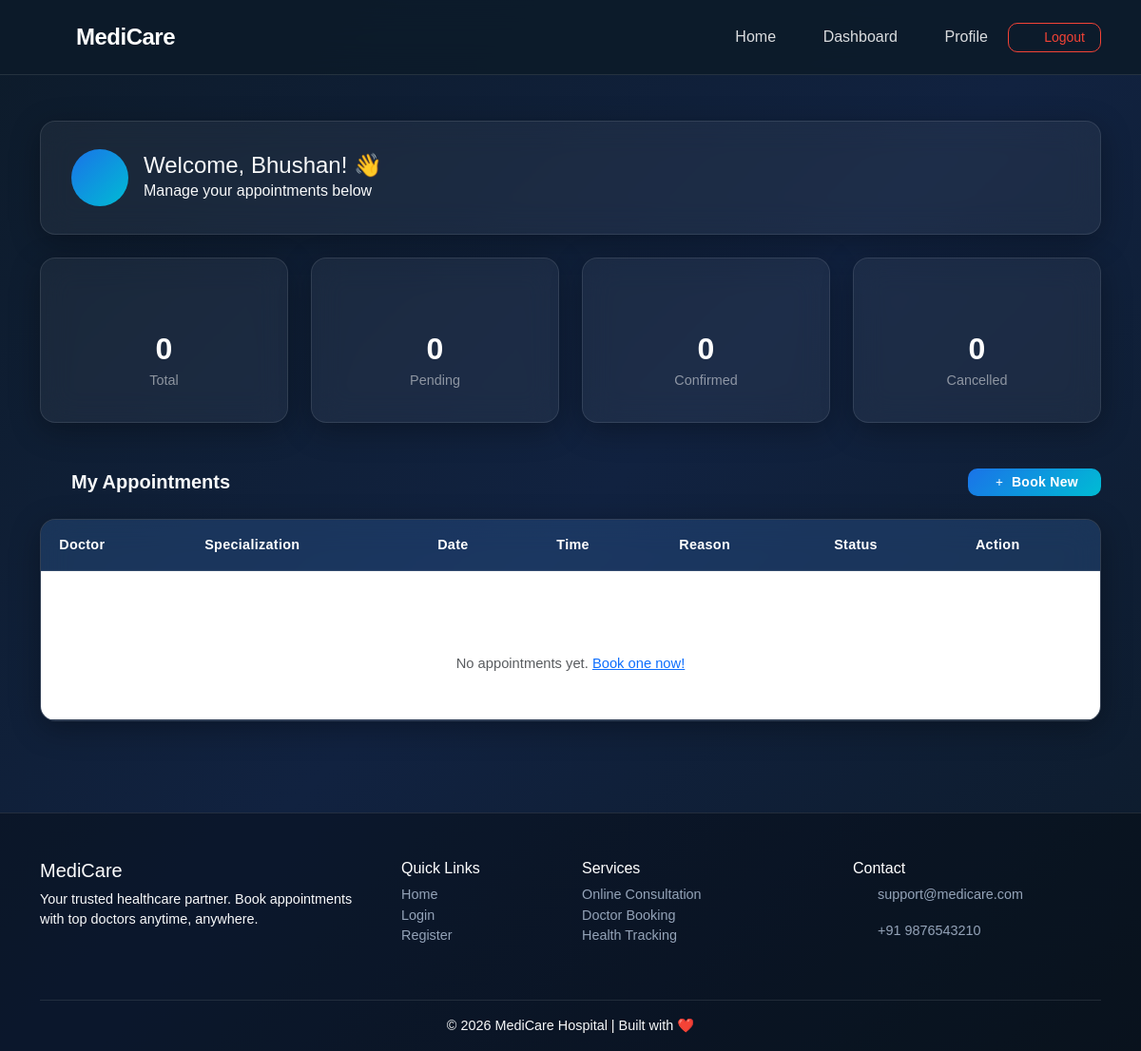
/patient/dashboard/ (signed in), run on an earlier commit of the app's database.
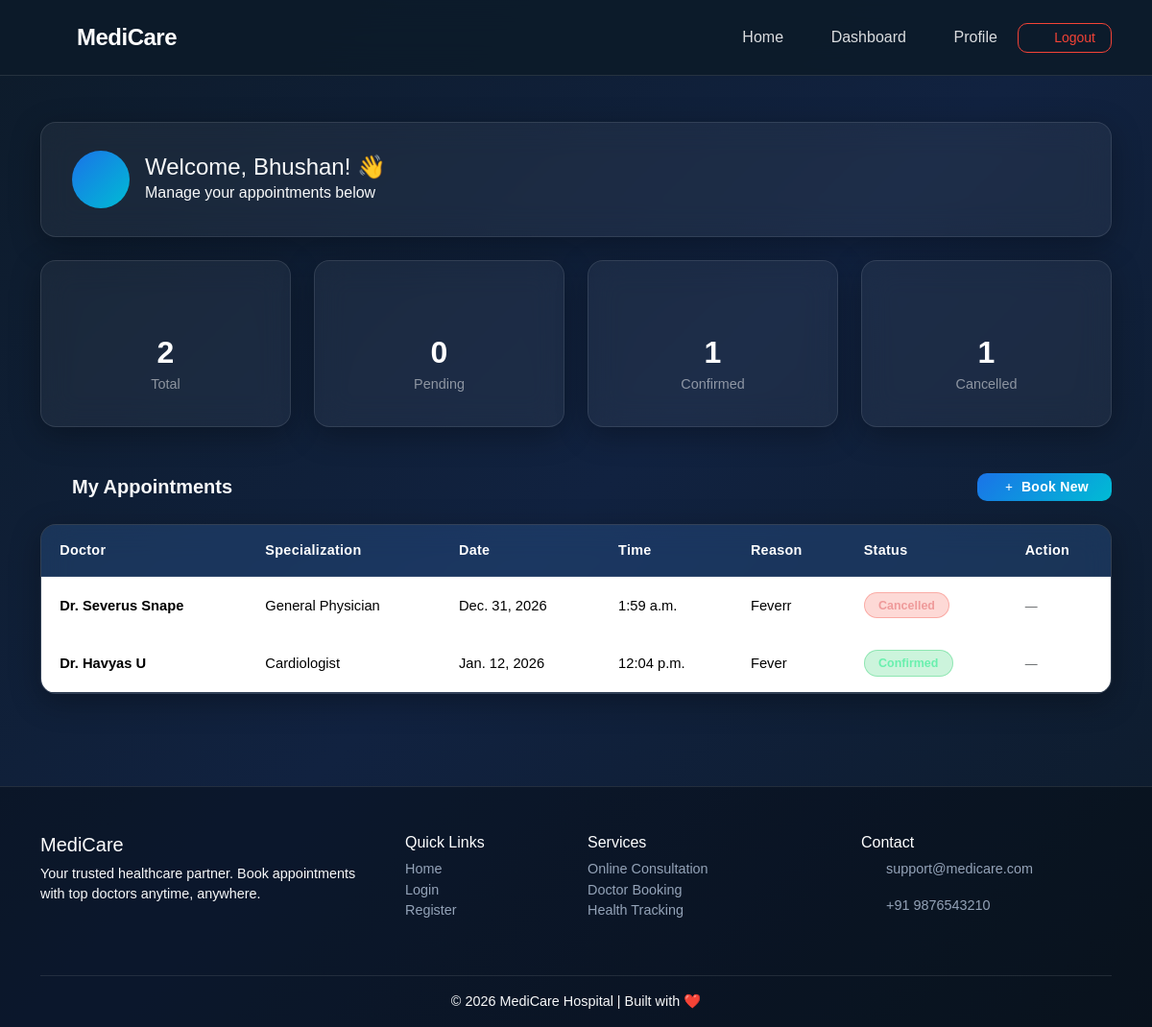
And on a later commit of the database.
### appointments/models.py (models this page shows, shortened)
class Appointment(models.Model):
    patient = models.ForeignKey(User, on_delete=models.CASCADE, related_name='patient_appointments')
    doctor = models.ForeignKey(Doctor, on_delete=models.CASCADE, related_name='doctor_appointments')
    appointment_date = models.DateField()
    appointment_time = models.TimeField()
    reason = models.TextField()
    status = models.CharField(max_length=20, choices=STATUS_CHOICES, default='pending')
    notes = models.TextField(blank=True, null=True)  # Doctor's notes after visit
    created_at = models.DateTimeField(auto_now_add=True)
    updated_at = models.DateTimeField(auto_now=True)
    class Meta:
        ordering = ['-appointment_date', '-appointment_time']

class Doctor(models.Model):
    user = models.OneToOneField(User, on_delete=models.CASCADE, related_name='doctor_profile')
    specialization = models.CharField(max_length=100, choices=SPECIALIZATION_CHOICES)
    experience_years = models.PositiveIntegerField(default=0)
    consultation_fee = models.DecimalField(max_digits=8, decimal_places=2, default=0.00)
    available_from = models.TimeField(default='09:00')
    available_to = models.TimeField(default='17:00')
    bio = models.TextField(blank=True, null=True)
    is_available = models.BooleanField(default=True)
    created_at = models.DateTimeField(auto_now_add=True)

### appointments/views.py (the view)
# urls.py: path('patient/dashboard/', views.patient_dashboard, name='patient_dashboard'),
@login_required
def patient_dashboard(request):
    appointments = Appointment.objects.filter(patient=request.user)
    doctors = Doctor.objects.filter(is_available=True)
    context = {
        'appointments': appointments,
        'doctors': doctors,
        'total': appointments.count(),
        'pending': appointments.filter(status='pending').count(),
        'confirmed': appointments.filter(status='confirmed').count(),
        'cancelled': appointments.filter(status='cancelled').count(),
    }
    return render(request, 'patient_dashboard.html', context)

### templates/patient_dashboard.html (shortened to what the changed rows need)
{% extends 'base.html' %}
{% block content %}
<div class="container py-5">
    <div class="row g-4 mb-5">
        <div class="col-md-3 col-6">
            <div class="stat-card glass-card text-center">
                <i class="fas fa-calendar-alt stat-icon text-primary"></i>
                <h3 class="stat-number">{{ total }}</h3>
                <p class="stat-label">Total</p>
            </div>
        </div>
        <div class="col-md-3 col-6">
            <div class="stat-card glass-card text-center">
                <i class="fas fa-check-circle stat-icon text-success"></i>
                <h3 class="stat-number">{{ confirmed }}</h3>
                <p class="stat-label">Confirmed</p>
            </div>
        </div>
        <div class="col-md-3 col-6">
            <div class="stat-card glass-card text-center">
                <i class="fas fa-times-circle stat-icon text-danger"></i>
                <h3 class="stat-number">{{ cancelled }}</h3>
                <p class="stat-label">Cancelled</p>
            </div>
        </div>
    </div>
    <div class="glass-card p-0 overflow-hidden">
        <div class="table-responsive">
            <table class="table table-custom mb-0">
                <thead>
                    <tr>
                        <th>Doctor</th>
                        <th>Specialization</th>
                        <th>Date</th>
                        <th>Time</th>
                        <th>Reason</th>
                        <th>Status</th>
                        <th>Action</th>
                    </tr>
                </thead>
                <tbody>
                    {% for appt in appointments %}
                    <tr>
                        <td><strong>Dr. {{ appt.doctor.user.get_full_name }}</strong></td>
                        <td>{{ appt.doctor.specialization }}</td>
                        <td>{{ appt.appointment_date }}</td>
                        <td>{{ appt.appointment_time }}</td>
                        <td>{{ appt.reason|truncatewords:8 }}</td>
                        <td>
                            <span class="badge status-{{ appt.status }}">{{ appt.status|capfirst }}</span>
                        </td>
                        <td>
                            {% if appt.status == 'pending' %}
                            <a href="{% url 'cancel_appointment' appt.id %}" class="btn btn-sm btn-outline-danger"
                                onclick="return confirm('Cancel this appointment?')">
                                <i class="fas fa-times"></i> Cancel
                            </a>
                            {% else %}
                            <span class="text-muted small">—</span>
                            {% endif %}
                        </td>
                    </tr>
                    {% empty %}
                    <tr>
                        <td colspan="7" class="text-center py-5 text-muted">
                            <i class="fas fa-calendar-times fa-2x mb-2 d-block"></i>
                            No appointments yet. <a href="{% url 'home' %}">Book one now!</a>
                        </td>
                    </tr>
                    {% endfor %}
                </tbody>
            </table>
        </div>
    </div>
</div>
{% endblock %}

What changed in the data, as far as the page shows it:
added Appointment: doctor.user.get_full_name "Severus Snape", doctor.specialization "General Physician", appointment_date "Dec. 31, 2026", appointment_time "1:59 a.m.", reason "Feverr", status "Cancelled"
added Appointment: doctor.user.get_full_name "Havyas U", doctor.specialization "Cardiologist", appointment_date "Jan. 12, 2026", appointment_time "12:04 p.m.", reason "Fever", status "Confirmed"
Also different on the page:
{{ total }}: "0" → "2"
{{ confirmed }}: "0" → "1"
{{ cancelled }}: "0" → "1"
text no longer shown: "No appointments yet. Book one now!"
